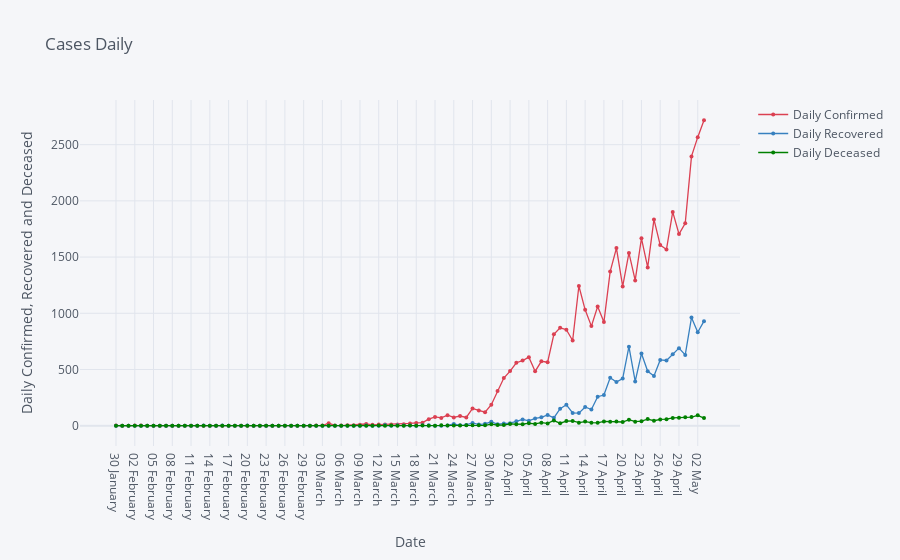

Source (notebook cell):
### Markdown cell above
# Daily confirmed, recovered and deceased.

### Code cell
df6.iplot(kind= 'scatter', x= 'Date', y=['Daily Confirmed', 'Daily Recovered', 'Daily Deceased'], mode= 'markers+lines', title= 'Cases Daily', xTitle= 'Date', yTitle= 'Daily Confirmed, Recovered and Deceased', color= ['red', 'blue', 'green'], size= 4)

### Figure 1 — Plotly figure (JSON) as saved in the notebook; plotly's stock layout.template omitted (floating-point values rounded to 4 significant figures)
{"data": [{"line": {"color": "rgba(219, 64, 82, 1.0)", "dash": "solid", "shape": "linear", "width": 1.3}, "marker": {"size": 4, "symbol": "circle"}, "mode": "markers+lines", "name": "Daily Confirmed", "text": "", "type": "scatter", "x": ["30 January ", "31 January ", "01 February ", "02 February ", "03 February ", "04 February ", "05 February ", "06 February ", "07 February ", "08 February ", "09 February ", "10 February ", "11 February ", "12 February ", "13 February ", "14 February ", "15 February ", "16 February ", "17 February ", "18 February ", "19 February ", "20 February ", "21 February ", "22 February ", "23 February ", "24 February ", "25 February ", "26 February ", "27 February ", "28 February ", "29 February ", "01 March ", "02 March ", "03 March ", "04 March ", "05 March ", "06 March ", "07 March ", "08 March ", "09 March ", "10 March ", "11 March ", "12 March ", "13 March ", "14 March ", "15 March ", "16 March ", "17 March ", "18 March ", "19 March ", "20 March ", "21 March ", "22 March ", "23 March ", "24 March ", "25 March ", "26 March ", "27 March ", "28 March ", "29 March ", "30 March ", "31 March ", "01 April ", "02 April ", "03 April ", "04 April ", "05 April ", "06 April ", "07 April ", "08 April ", "09 April ", "10 April ", "11 April ", "12 April ", "13 April ", "14 April ", "15 April ", "16 April ", "17 April ", "18 April ", "19 April ", "20 April ", "21 April ", "22 April ", "23 April ", "24 April ", "25 April ", "26 April ", "27 April ", "28 April ", "29 April ", "30 April ", "01 May ", "02 May ", "03 May "], "y": [1, 0, 0, 1, 1, 0, 0, 0, 0, 0, 0, 0, 0, 0, 0, 0, 0, 0, 0, 0, 0, 0, 0, 0, 0, 0, 0, 0, 0, 0, 0, 0, 2, 1, 22, 2, 1, 3, 5, 9, 15, 8, 10, 10, 11, 10, 14, 20, 25, 27, 58, 78, 69, 94, 74, 86, 73, 153, 136, 120, 187, 309, 424, 486, 560, 579, 609, 484, 573, 565, 813, 871, 854, 758, 1243, 1031, 886, 1061, 922, 1371, 1580, 1239, 1537, 1292, 1667, 1408, 1835, 1607, 1568, 1902, 1705, 1801, 2396, 2567, 2717]}, {"line": {"color": "rgba(55, 128, 191, 1.0)", "dash": "solid", "shape": "linear", "width": 1.3}, "marker": {"size": 4, "symbol": "circle"}, "mode": "markers+lines", "name": "Daily Recovered", "text": "", "type": "scatter", "x": ["30 January ", "31 January ", "01 February ", "02 February ", "03 February ", "04 February ", "05 February ", "06 February ", "07 February ", "08 February ", "09 February ", "10 February ", "11 February ", "12 February ", "13 February ", "14 February ", "15 February ", "16 February ", "17 February ", "18 February ", "19 February ", "20 February ", "21 February ", "22 February ", "23 February ", "24 February ", "25 February ", "26 February ", "27 February ", "28 February ", "29 February ", "01 March ", "02 March ", "03 March ", "04 March ", "05 March ", "06 March ", "07 March ", "08 March ", "09 March ", "10 March ", "11 March ", "12 March ", "13 March ", "14 March ", "15 March ", "16 March ", "17 March ", "18 March ", "19 March ", "20 March ", "21 March ", "22 March ", "23 March ", "24 March ", "25 March ", "26 March ", "27 March ", "28 March ", "29 March ", "30 March ", "31 March ", "01 April ", "02 April ", "03 April ", "04 April ", "05 April ", "06 April ", "07 April ", "08 April ", "09 April ", "10 April ", "11 April ", "12 April ", "13 April ", "14 April ", "15 April ", "16 April ", "17 April ", "18 April ", "19 April ", "20 April ", "21 April ", "22 April ", "23 April ", "24 April ", "25 April ", "26 April ", "27 April ", "28 April ", "29 April ", "30 April ", "01 May ", "02 May ", "03 May "], "y": [0, 0, 0, 0, 0, 0, 0, 0, 0, 0, 0, 0, 0, 0, 1, 0, 0, 1, 0, 0, 0, 1, 0, 0, 0, 0, 0, 0, 0, 0, 0, 0, 0, 0, 0, 0, 0, 0, 0, 0, 1, 0, 0, 6, 0, 3, 1, 1, 0, 5, 3, 0, 0, 2, 15, 3, 7, 25, 10, 17, 35, 13, 19, 22, 39, 56, 43, 65, 75, 96, 70, 151, 186, 114, 112, 167, 144, 258, 273, 426, 388, 419, 703, 394, 642, 484, 442, 585, 580, 636, 690, 630, 962, 831, 930]}, {"line": {"color": "rgba(0, 128, 0, 1.0)", "dash": "solid", "shape": "linear", "width": 1.3}, "marker": {"size": 4, "symbol": "circle"}, "mode": "markers+lines", "name": "Daily Deceased", "text": "", "type": "scatter", "x": ["30 January ", "31 January ", "01 February ", "02 February ", "03 February ", "04 February ", "05 February ", "06 February ", "07 February ", "08 February ", "09 February ", "10 February ", "11 February ", "12 February ", "13 February ", "14 February ", "15 February ", "16 February ", "17 February ", "18 February ", "19 February ", "20 February ", "21 February ", "22 February ", "23 February ", "24 February ", "25 February ", "26 February ", "27 February ", "28 February ", "29 February ", "01 March ", "02 March ", "03 March ", "04 March ", "05 March ", "06 March ", "07 March ", "08 March ", "09 March ", "10 March ", "11 March ", "12 March ", "13 March ", "14 March ", "15 March ", "16 March ", "17 March ", "18 March ", "19 March ", "20 March ", "21 March ", "22 March ", "23 March ", "24 March ", "25 March ", "26 March ", "27 March ", "28 March ", "29 March ", "30 March ", "31 March ", "01 April ", "02 April ", "03 April ", "04 April ", "05 April ", "06 April ", "07 April ", "08 April ", "09 April ", "10 April ", "11 April ", "12 April ", "13 April ", "14 April ", "15 April ", "16 April ", "17 April ", "18 April ", "19 April ", "20 April ", "21 April ", "22 April ", "23 April ", "24 April ", "25 April ", "26 April ", "27 April ", "28 April ", "29 April ", "30 April ", "01 May ", "02 May ", "03 May "], "y": [0, 0, 0, 0, 0, 0, 0, 0, 0, 0, 0, 0, 0, 0, 0, 0, 0, 0, 0, 0, 0, 0, 0, 0, 0, 0, 0, 0, 0, 0, 0, 0, 0, 0, 0, 0, 0, 0, 0, 0, 0, 0, 1, 0, 1, 0, 0, 1, 0, 1, 0, 0, 3, 2, 1, 1, 5, 3, 5, 3, 14, 6, 6, 16, 14, 13, 22, 16, 27, 20, 46, 22, 41, 42, 27, 37, 27, 26, 38, 35, 38, 33, 53, 36, 40, 59, 44, 56, 58, 69, 71, 75, 77, 92, 68]}], "layout": {"legend": {"bgcolor": "#F5F6F9", "font": {"color": "#4D5663"}}, "paper_bgcolor": "#F5F6F9", "plot_bgcolor": "#F5F6F9", "title": {"font": {"color": "#4D5663"}, "text": "Cases Daily"}, "xaxis": {"gridcolor": "#E1E5ED", "showgrid": true, "tickfont": {"color": "#4D5663"}, "title": {"font": {"color": "#4D5663"}, "text": "Date"}, "zerolinecolor": "#E1E5ED"}, "yaxis": {"gridcolor": "#E1E5ED", "showgrid": true, "tickfont": {"color": "#4D5663"}, "title": {"font": {"color": "#4D5663"}, "text": "Daily Confirmed, Recovered and Deceased"}, "zerolinecolor": "#E1E5ED"}}}
